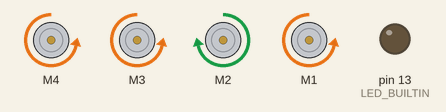
This sketch was run on a simulated Arduino Uno, built with avr-gcc and run on an emulated ATmega328P. Shown: 4 × DC motor (green arrow = forward, orange = backward, longer = faster), output pins drawn as LEDs (lit = HIGH).

Above: at 0.05 s.
Timing chart, 0 to 3.0 s (numbered marks = the images above):
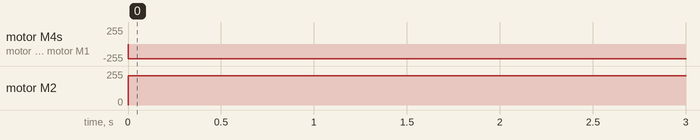

The sketch:

motor_shield_motor_test.ino
```cpp
// example of using the 4 quadrocopter motors

#include <AFMotor.h>

AF_DCMotor motor4(4); // white at the border black to center
AF_DCMotor motor3(3); // white at the border black to center
AF_DCMotor motor2(2); // red to center blue to border
AF_DCMotor motor1(1); // red to border blue to center

int motor_speed;

void setup() {
  pinMode(LED_BUILTIN, OUTPUT);
  digitalWrite(LED_BUILTIN, HIGH);
  digitalWrite(LED_BUILTIN, LOW);
}

void loop() {
  uint8_t i;
  motor4.run(BACKWARD);
  motor3.run(BACKWARD);
  motor2.run(FORWARD);
  motor1.run(BACKWARD);

  motor_speed = 220;

  motor4.setSpeed(motor_speed);
  motor3.setSpeed(motor_speed);
  motor2.setSpeed(motor_speed);
  motor1.setSpeed(motor_speed);

  for (i=0; i<255; i++) {
    delay(1);
  }

  motor4.run(RELEASE);
  motor3.run(RELEASE);
  motor2.run(RELEASE);
  motor1.run(RELEASE);

}
```

Measured:
- by itself, motor M4, motor M3, motor M1: stopped → backward 220/255 at 0.00 s
- by itself, motor M2: stopped → forward 220/255 at 0.00 s
